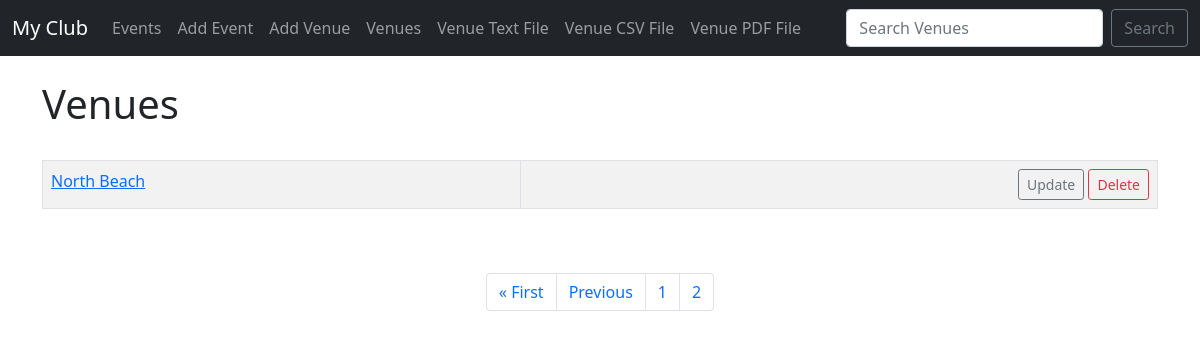
/list_venues?page=2, run on an earlier commit of the app's database.
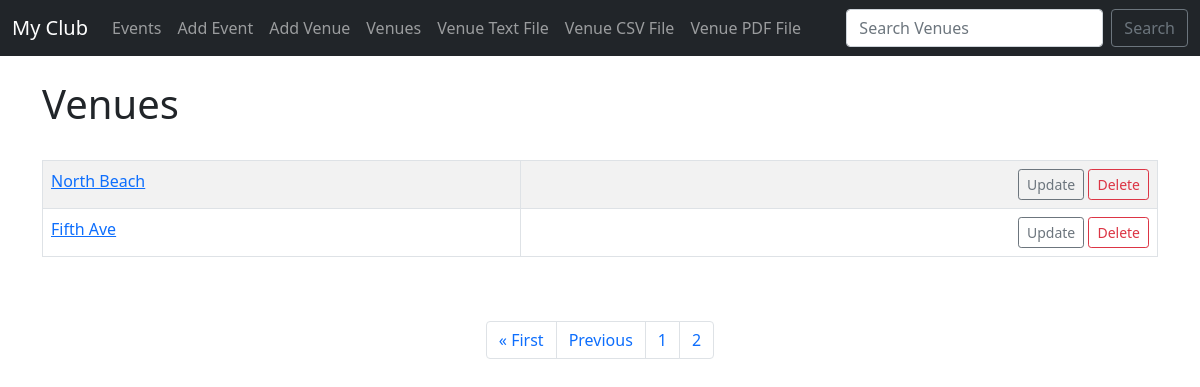
And on a later commit of the database.
### events/models.py (models this page shows)
class Venue(models.Model):
    name = models.CharField('Venue Name', max_length=120)
    address = models.CharField(max_length=300)
    zip_code = models.CharField('Zip Code', max_length=15)
    phone = models.CharField('Contact Phone', max_length=25, blank=True)
    web = models.URLField('Website Address', blank=True)
    email_address = models.EmailField('Email Address', blank=True)
    def __str__(self):
        return self.name

### events/views.py (the view)
# urls.py: path('list_venues', views.list_venues, name="list-venues"),
def list_venues(request):
    venue_list = Venue.objects.all()
    p = Paginator(Venue.objects.all(), 2)
    page = request.GET.get('page')
    venues = p.get_page(page)
    nums = "a" * venues.paginator.num_pages
    return render(request,
        'events/venue.html', {
        "venue_list": venue_list,
        "venues": venues,
        "nums": nums
        })

### events/templates/events/venue.html (shortened to what this page needs)
{% extends 'events/base.html' %}
{% block content %}
  <h1>Venues</h1>
  <br/>
  <table class="table table-striped table-hover table-bordered">
  {% for venue in venues %}
    <tr>
      <td>
    <a href="{% url 'show-venue' venue.id %}">{{ venue }}</a>
      </td>
      <td align="right">
        <a href="{% url 'update-venue' venue.id %}" class="btn btn-outline-secondary btn-sm">Update</a>
        <a href="{% url 'delete-venue' venue.id %}" class="btn btn-outline-danger btn-sm">Delete</a>
      </td>
    </tr>
  {% endfor %}
  </table>
  <br/><br/>
  <nav aria-label="Page navigation example">
    <ul class="pagination justify-content-center">
      {% if venues.has_previous %}
        <li class="page-item"><a class="page-link" href="?page=1">&laquo First</a></li>
        <li class="page-item"><a class="page-link" href="?page={{ venues.previous_page_number }}">Previous</a></li>
      {% endif %}
      {% for i in nums %}
        <li class="page-item"><a class="page-link" href="?page={{ forloop.counter }}">{{ forloop.counter }}</a></li>
      {% endfor %}
    </ul>
  </nav>
{% endblock %}

What changed in the data, as far as the page shows it:
added Venue: name "Fifth Ave"
